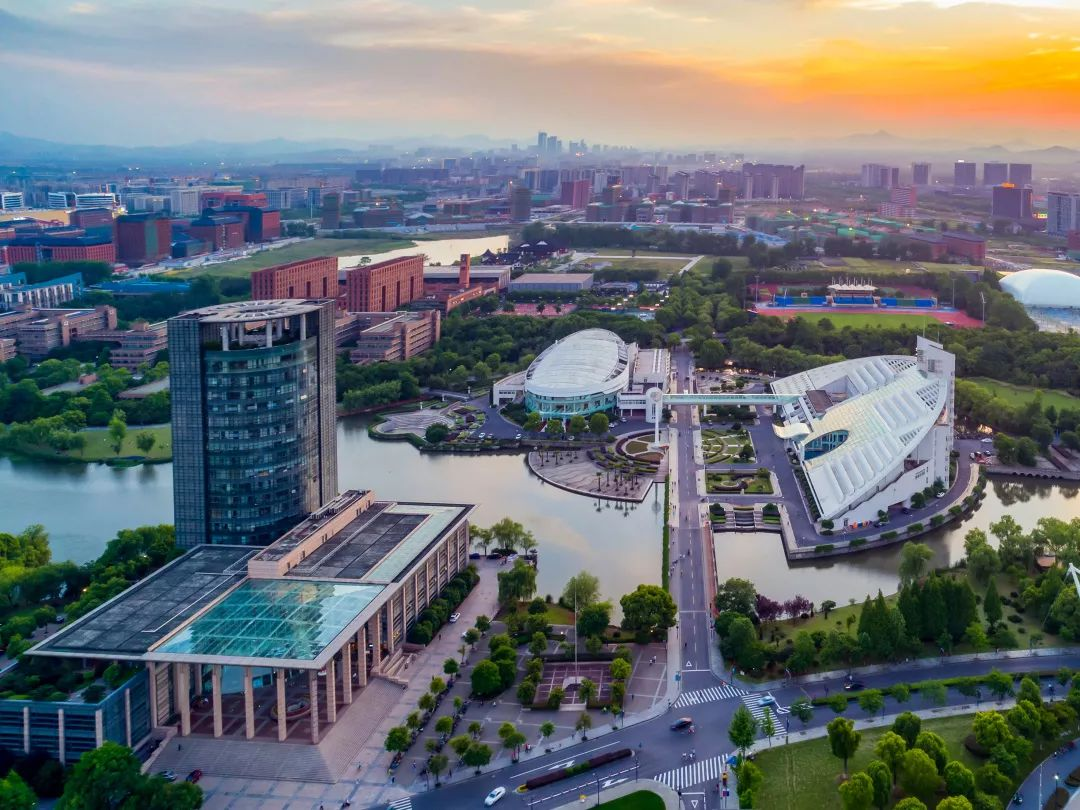
#> input picture lab/HW1_3180103499_BaoYifan/lab1_pic/1.jpg, 1080 x 810 px
$ python -i corner.py   (imports and definitions only)   (older library calls are emulated)
#> lines starting #> are read from the running program, lines starting #| are printed output that depends on the picture; after the words box and inside, x2 and y2 are one past the last pixel; in counts of white or black regions, pixels touching at a corner belong together
# -*- coding: utf-8 -*-
# autho: Bao Yifan
# Harris Corner Detection Implementation
# Date: 2020.12.18
import cv2
import numpy as np

# 正则化到0到255浮点数
def normalization(data):
    theRange = np.max(data) - np.min(data)
    return ((data - np.min(data)) / theRange) * 255

# harris corner代码实现
def HarrisCorner(img, ksize=3):
    k = 0.04  # 经验值k-响应函数计算公式中
    threshold = 0.01 # threshold 阈值 用于选择corner
    # 采用NMS非极大值抑制 会导致最终选择到的点过少 -- 这里没有采用
    height, width = img.shape[:2]  # 获取图像高和宽
    # 使用sobel算子计算两个方向的梯度
    grad = np.zeros((height,width,2),dtype=np.float32)
    # 注意这里采用cv2.CV_16S主要是因为梯度计算的值有负数
    grad[:, :, 0] = cv2.Sobel(img, cv2.CV_16S, 1, 0, ksize=3) # x方向梯度
    grad[:, :, 1] = cv2.Sobel(img, cv2.CV_16S, 0, 1, ksize=3) # y方向梯度
    # m矩阵相关参数计算//四个角的值
    m = np.zeros((height,width,3),dtype=np.float32)
    m[:, :, 0] = grad[:, :, 0]**2 # Ix^2,
    m[:, :, 1] = grad[:, :, 1]**2 # Iy^2
    m[:, :, 2] = grad[:, :, 0]*grad[:, :, 1] # Ix*Iy
    # m矩阵计算 利用高斯卷积
    m[:,:,0] = cv2.GaussianBlur(m[:,:,0],ksize=(ksize,ksize),sigmaX=2)
    m[:,:,1] = cv2.GaussianBlur(m[:,:,1],ksize=(ksize,ksize),sigmaX=2)
    m[:,:,2] = cv2.GaussianBlur(m[:,:,2],ksize=(ksize,ksize),sigmaX=2)
    #计算得m矩阵
    m = [np.array([[m[i,j,0],m[i,j,2]],[m[i,j,2],m[i,j,1]]]) for i in range(height) for j in range(width)]
    # 根据M矩阵 计算特征值---用于完成中间步骤图的绘制
    value,vector = np.linalg.eig(m)
    value.sort()
    # 计算M矩阵的行列式 与 迹
    D,T = list(map(np.linalg.det,m)),list(map(np.trace,m))
    # 根据结果计算响应函数R---R(i,j)=det(M)-k(trace(M))^2
    R = np.array([d-k*t**2 for d,t in zip(D,T)])

    # 阈值获取角点
    R_max = np.max(R)
    R = R.reshape(height,width)

    R_norm = normalization(R)
    # R_norm[R_norm<150] = 0
    # R_norm[R_norm>=150]=255
    cv2.imshow('Rvalue',R_norm.astype(np.uint8))
    cv2.imwrite('Rvalue.jpg',R_norm.astype(np.uint8))

    corner = np.zeros_like(R,dtype=np.uint8)
    for i in range(height):
        for j in range(width):
            if R[i,j] > R_max*threshold :
                corner[i,j]=1 # flag 表明是大于阈值的corner
    # 寻找局部极大值 设置角点值为255
    for i in range(1, height-1):
        for j in range(1, width-1):
            if corner[i,j]==1 and R[i][j] > R[i-1][j] and R[i][j] > R[i+1][j] and R[i][j] > R[i][j+1] and R[i][j] > R[i][j-1]:
                corner[i,j]=255 # 满足局部极大值 设置为255
    return value, corner

# [34 lines not run here, left out]


>>> import cv2
>>> picture = cv2.imread('../HW1_3180103499_BaoYifan/lab1_pic/1.jpg', cv2.IMREAD_GRAYSCALE)
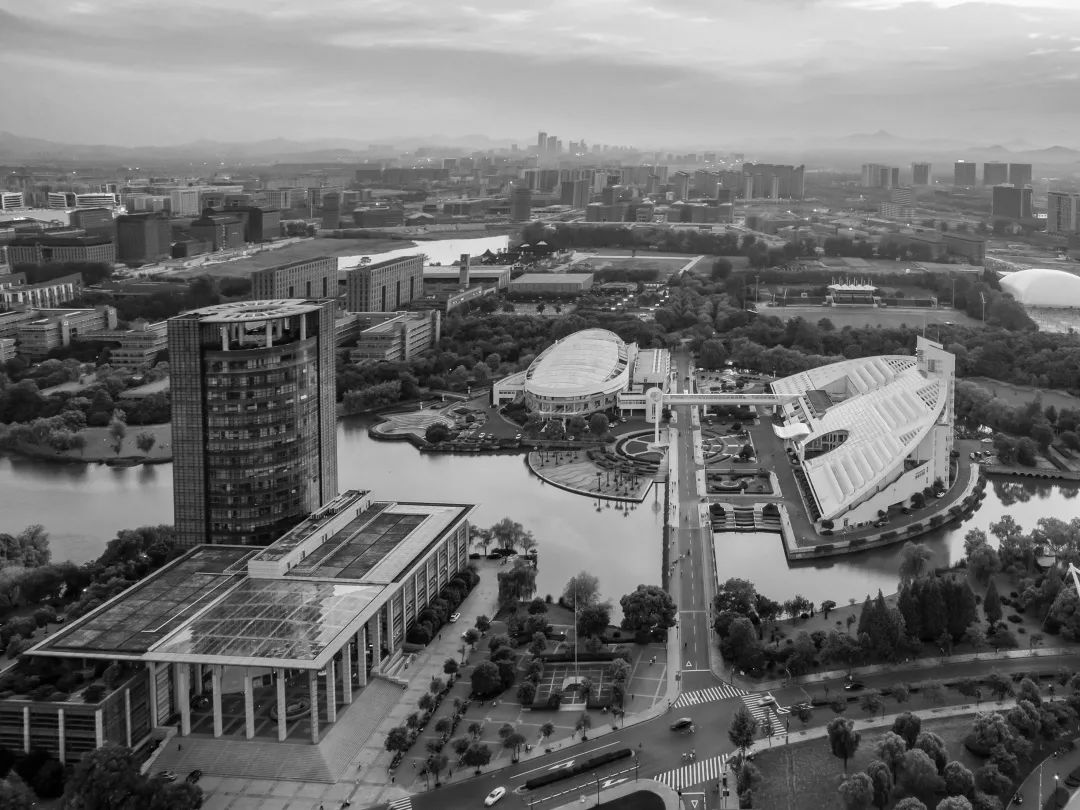
#> picture: shape (810, 1080); min 0, max 255, mean 111.7
>>> result = HarrisCorner(picture)
#> in HarrisCorner, `m[:,:,2] = cv2.GaussianBlur(m[:,:,2],ksize=(ksize,ksize),sigmaX=2)`:
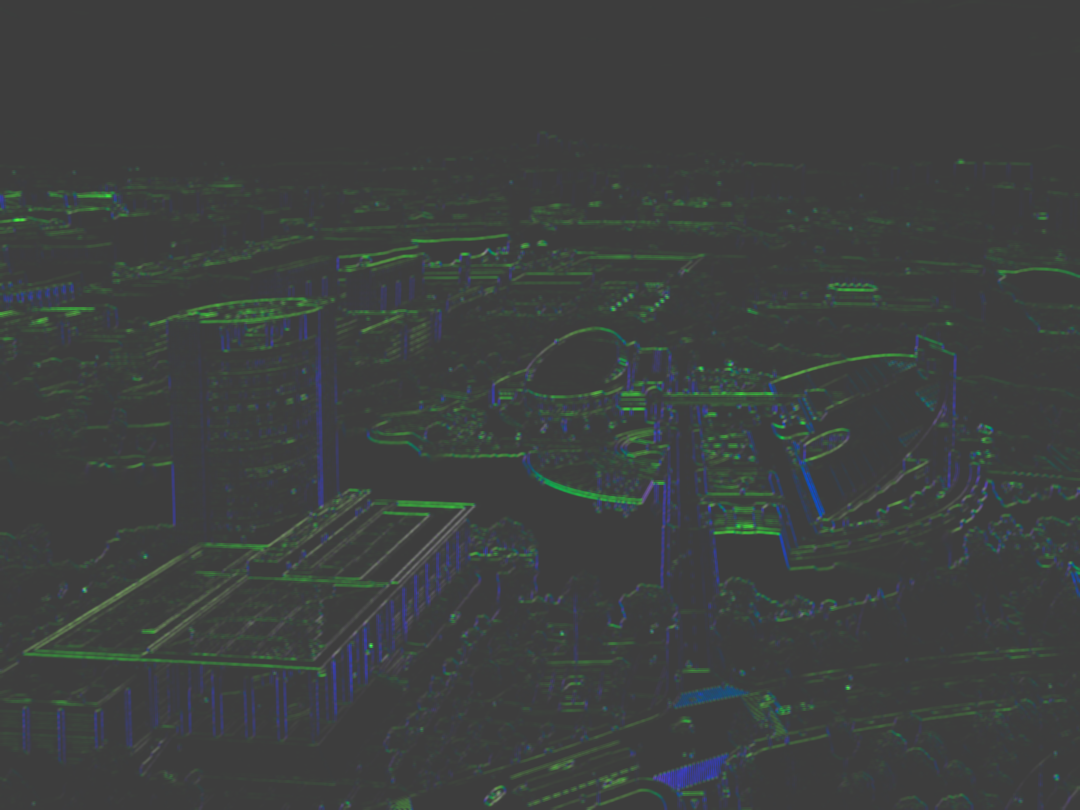
#> m: shape (810, 1080, 3) float32; mean of channels 0, 1, 2 4417.9, 6398.5, 529.3; drawn with min black and max white
#> in HarrisCorner, `m = [np.array([[m[i,j,0],m[i,j,2]],[m[i,j,2],m[i,j,1]]]) for i in rang..`: m = 874800 items
#> in HarrisCorner, `value,vector = np.linalg.eig(m)`: value = 874800 pairs, first value 0 to 262524.1, second value -8.88e-16 to 308905.8
#> in HarrisCorner, `R_max = np.max(R)`: R_max = 1.93e+10
#> in HarrisCorner, `R = R.reshape(height,width)`:
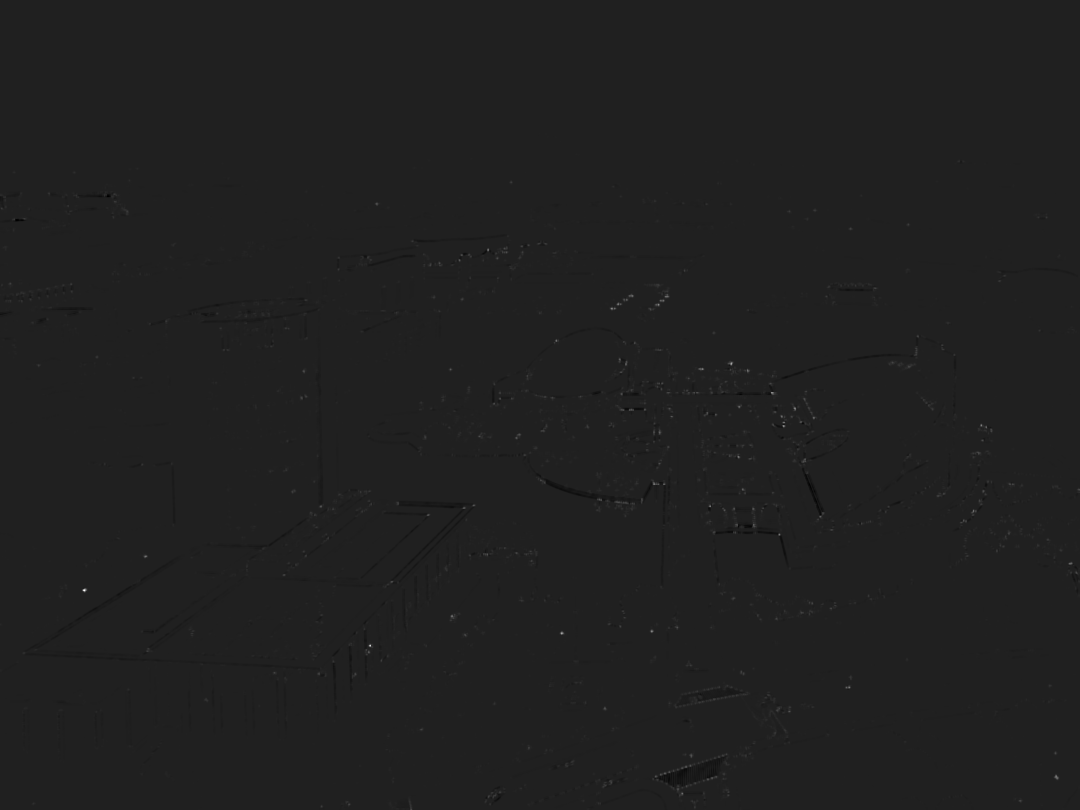
#> R: shape (810, 1080) float64; min -2.8e+09, max 1.93e+10, mean 6570149.9; drawn with min black and max white
#> in normalization, `theRange = np.max(data) - np.min(data)`: theRange = 2.21e+10
#> after the loop in HarrisCorner, `for i in range(height):`:
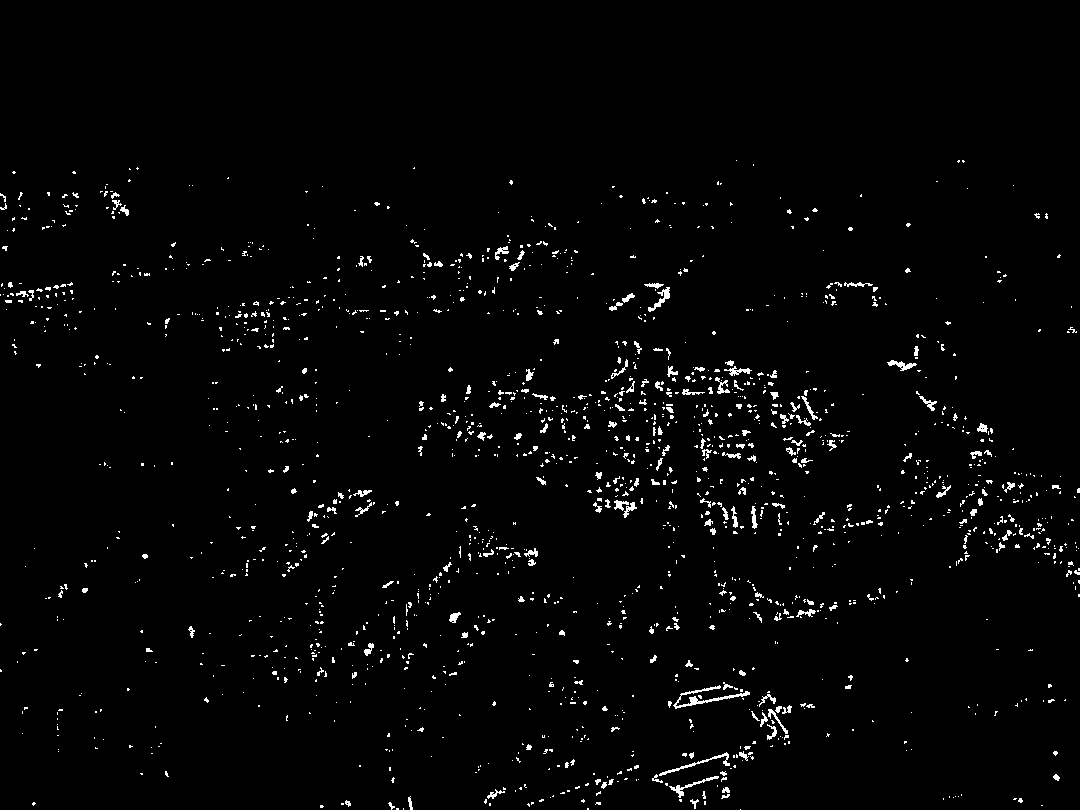
#> corner: shape (810, 1080); values 0 (black) and 1 (white), 2% white in thin lines or dots, all inside (x1, y1, x2, y2) = (0, 160, 1080, 810)
#> after the loop in HarrisCorner, `for i in range(1, height-1):`:
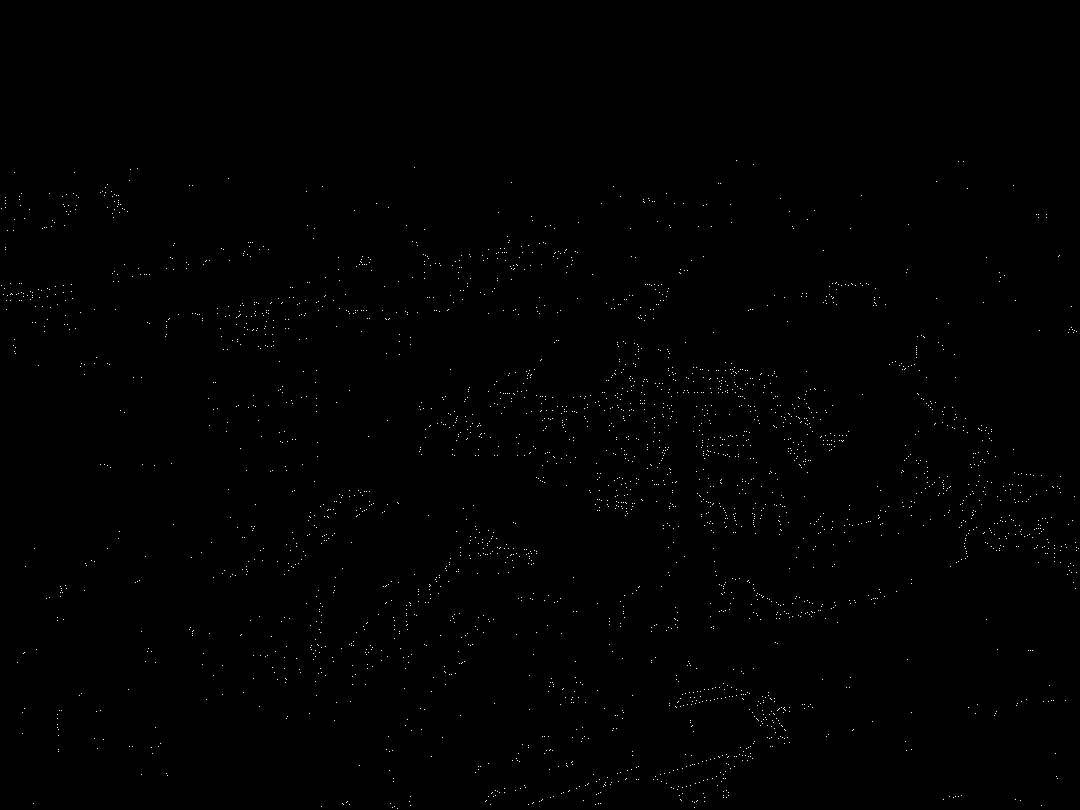
#> corner: shape (810, 1080); 0.34% of pixels changed, all inside (x1, y1, x2, y2) = (1, 160, 1079, 809)
#> result = 2 point arrays, longest 874800 points
